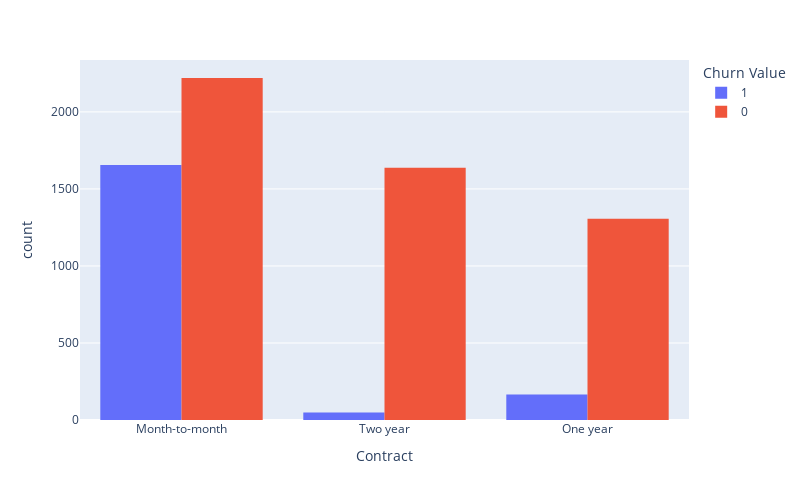

The code cell stored with this chart in its notebook:
### Code cell
print("=" * 60)
print("CONTRACT & PAYMENT METHOD")
print("=" * 60)

# contract type
px.histogram(
    df,
    x="Contract", 
    color="Churn Value", 
    barmode="group",
    width=800,
    height=500
)

### Figure 1 — Plotly figure (JSON) as saved in the notebook; plotly's stock layout.template omitted (floating-point values rounded to 4 significant figures; data arrays with more than 128 entries replaced by an {"elided": "..."} marker saying what was removed)
{"data": [{"alignmentgroup": "True", "bingroup": "x", "hovertemplate": "Churn Value=1<br>Contract=%{x}<br>count=%{y}<extra></extra>", "legendgroup": "1", "marker": {"color": "#636efa", "pattern": {"shape": ""}}, "name": "1", "offsetgroup": "1", "orientation": "v", "showlegend": true, "type": "histogram", "x": {"elided": "1869 str values"}, "xaxis": "x", "yaxis": "y"}, {"alignmentgroup": "True", "bingroup": "x", "hovertemplate": "Churn Value=0<br>Contract=%{x}<br>count=%{y}<extra></extra>", "legendgroup": "0", "marker": {"color": "#EF553B", "pattern": {"shape": ""}}, "name": "0", "offsetgroup": "0", "orientation": "v", "showlegend": true, "type": "histogram", "x": {"elided": "5163 str values"}, "xaxis": "x", "yaxis": "y"}], "layout": {"barmode": "group", "height": 500, "legend": {"title": {"text": "Churn Value"}, "tracegroupgap": 0}, "margin": {"t": 60}, "width": 800, "xaxis": {"anchor": "y", "domain": [0, 1], "title": {"text": "Contract"}}, "yaxis": {"anchor": "x", "domain": [0, 1], "title": {"text": "count"}}}}
